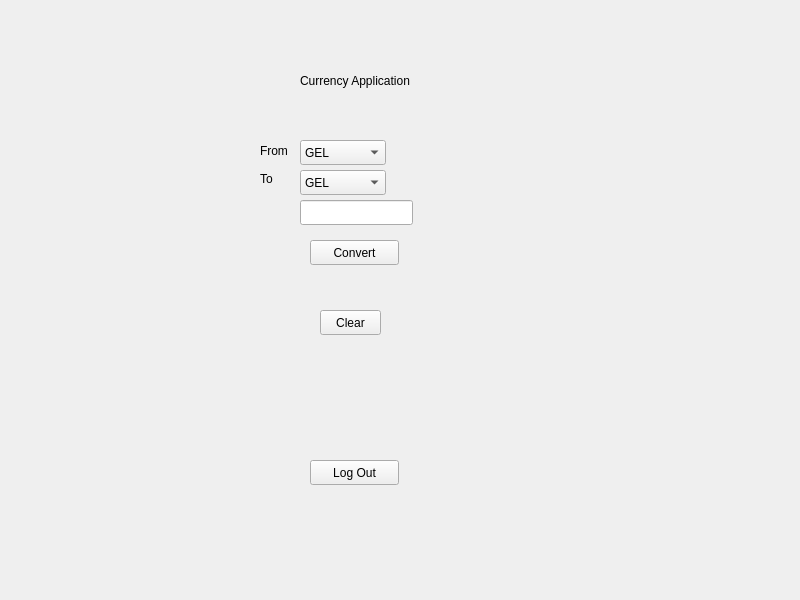
<?xml version="1.0" encoding="UTF-8"?>
<ui version="4.0">
 <class>MainWindow</class>
 <widget class="QMainWindow" name="MainWindow">
  <property name="geometry">
   <rect>
    <x>0</x>
    <y>0</y>
    <width>800</width>
    <height>600</height>
   </rect>
  </property>
  <property name="windowTitle">
   <string>MainWindow</string>
  </property>
  <widget class="QWidget" name="centralwidget">
   <widget class="QPushButton" name="logoutButton">
    <property name="geometry">
     <rect>
      <x>310</x>
      <y>460</y>
      <width>89</width>
      <height>25</height>
     </rect>
    </property>
    <property name="text">
     <string>Log Out</string>
    </property>
   </widget>
   <widget class="QLabel" name="title">
    <property name="geometry">
     <rect>
      <x>300</x>
      <y>40</y>
      <width>151</width>
      <height>81</height>
     </rect>
    </property>
    <property name="text">
     <string>Currency Application</string>
    </property>
   </widget>
   <widget class="QComboBox" name="frombox">
    <property name="geometry">
     <rect>
      <x>300</x>
      <y>140</y>
      <width>86</width>
      <height>25</height>
     </rect>
    </property>
    <item>
     <property name="text">
      <string>GEL</string>
     </property>
    </item>
    <item>
     <property name="text">
      <string>EUR</string>
     </property>
    </item>
    <item>
     <property name="text">
      <string>USD</string>
     </property>
    </item>
   </widget>
   <widget class="QLabel" name="from_label">
    <property name="geometry">
     <rect>
      <x>260</x>
      <y>140</y>
      <width>67</width>
      <height>21</height>
     </rect>
    </property>
    <property name="text">
     <string>From</string>
    </property>
   </widget>
   <widget class="QLineEdit" name="amountInput">
    <property name="geometry">
     <rect>
      <x>300</x>
      <y>200</y>
      <width>113</width>
      <height>25</height>
     </rect>
    </property>
   </widget>
   <widget class="QLabel" name="to_label">
    <property name="geometry">
     <rect>
      <x>260</x>
      <y>170</y>
      <width>67</width>
      <height>17</height>
     </rect>
    </property>
    <property name="text">
     <string>To</string>
    </property>
   </widget>
   <widget class="QComboBox" name="tobox">
    <property name="geometry">
     <rect>
      <x>300</x>
      <y>170</y>
      <width>86</width>
      <height>25</height>
     </rect>
    </property>
    <item>
     <property name="text">
      <string>GEL</string>
     </property>
    </item>
    <item>
     <property name="text">
      <string>EUR</string>
     </property>
    </item>
    <item>
     <property name="text">
      <string>USD</string>
     </property>
    </item>
   </widget>
   <widget class="QPushButton" name="convertButton">
    <property name="geometry">
     <rect>
      <x>310</x>
      <y>240</y>
      <width>89</width>
      <height>25</height>
     </rect>
    </property>
    <property name="text">
     <string>Convert</string>
    </property>
   </widget>
   <widget class="QPushButton" name="clearButton">
    <property name="geometry">
     <rect>
      <x>320</x>
      <y>310</y>
      <width>61</width>
      <height>25</height>
     </rect>
    </property>
    <property name="text">
     <string>Clear</string>
    </property>
   </widget>
   <widget class="QLabel" name="resultLabel">
    <property name="geometry">
     <rect>
      <x>280</x>
      <y>280</y>
      <width>191</width>
      <height>17</height>
     </rect>
    </property>
    <property name="text">
     <string/>
    </property>
   </widget>
  </widget>
 </widget>
 <resources/>
 <connections/>
</ui>
